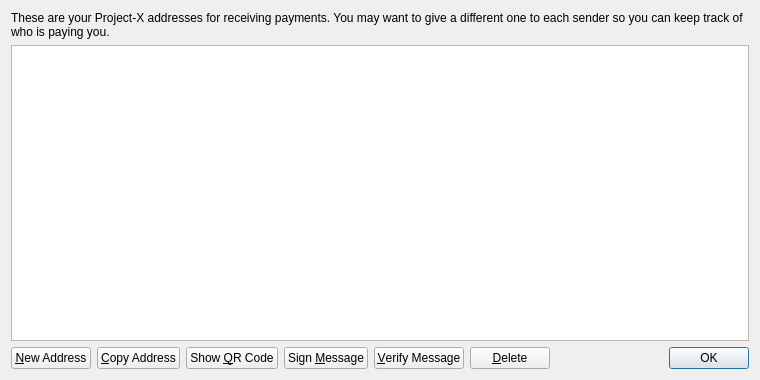
<?xml version="1.0" encoding="UTF-8"?>
<ui version="4.0">
 <class>AddressBookPage</class>
 <widget class="QWidget" name="AddressBookPage">
  <property name="geometry">
   <rect>
    <x>0</x>
    <y>0</y>
    <width>760</width>
    <height>380</height>
   </rect>
  </property>
  <property name="windowTitle">
   <string>Address Book</string>
  </property>
  <layout class="QVBoxLayout" name="verticalLayout">
   <item>
    <widget class="QLabel" name="labelExplanation">
     <property name="text">
      <string>These are your Project-X addresses for receiving payments. You may want to give a different one to each sender so you can keep track of who is paying you.</string>
     </property>
     <property name="textFormat">
      <enum>Qt::PlainText</enum>
     </property>
     <property name="wordWrap">
      <bool>true</bool>
     </property>
    </widget>
   </item>
   <item>
    <widget class="QTableView" name="tableView">
     <property name="contextMenuPolicy">
      <enum>Qt::CustomContextMenu</enum>
     </property>
     <property name="toolTip">
      <string>Double-click to edit address or label</string>
     </property>
     <property name="tabKeyNavigation">
      <bool>false</bool>
     </property>
     <property name="alternatingRowColors">
      <bool>true</bool>
     </property>
     <property name="selectionMode">
      <enum>QAbstractItemView::SingleSelection</enum>
     </property>
     <property name="selectionBehavior">
      <enum>QAbstractItemView::SelectRows</enum>
     </property>
     <property name="sortingEnabled">
      <bool>true</bool>
     </property>
     <attribute name="verticalHeaderVisible">
      <bool>false</bool>
     </attribute>
    </widget>
   </item>
   <item>
    <layout class="QHBoxLayout" name="horizontalLayout">
     <item>
      <widget class="QPushButton" name="newAddressButton">
       <property name="toolTip">
        <string>Create a new address</string>
       </property>
       <property name="text">
        <string>&amp;New Address</string>
       </property>
       <property name="icon">
        <iconset resource="../bitcoin.qrc">
         <normaloff>:/icons/add</normaloff>:/icons/add</iconset>
       </property>
      </widget>
     </item>
     <item>
      <widget class="QPushButton" name="copyToClipboard">
       <property name="toolTip">
        <string>Copy the currently selected address to the system clipboard</string>
       </property>
       <property name="text">
        <string>&amp;Copy Address</string>
       </property>
       <property name="icon">
        <iconset resource="../bitcoin.qrc">
         <normaloff>:/icons/editcopy</normaloff>:/icons/editcopy</iconset>
       </property>
      </widget>
     </item>
     <item>
      <widget class="QPushButton" name="showQRCode">
       <property name="text">
        <string>Show &amp;QR Code</string>
       </property>
       <property name="icon">
        <iconset resource="../bitcoin.qrc">
         <normaloff>:/icons/qrcode</normaloff>:/icons/qrcode</iconset>
       </property>
      </widget>
     </item>
     <item>
      <widget class="QPushButton" name="signMessage">
       <property name="toolTip">
        <string>Sign a message to prove you own a Project-X address</string>
       </property>
       <property name="text">
        <string>Sign &amp;Message</string>
       </property>
       <property name="icon">
        <iconset resource="../bitcoin.qrc">
         <normaloff>:/icons/edit</normaloff>:/icons/edit</iconset>
       </property>
      </widget>
     </item>
     <item>
      <widget class="QPushButton" name="verifyMessage">
       <property name="toolTip">
        <string>Verify a message to ensure it was signed with a specified Project-X address</string>
       </property>
       <property name="text">
        <string>&amp;Verify Message</string>
       </property>
       <property name="icon">
        <iconset resource="../bitcoin.qrc">
         <normaloff>:/icons/transaction_0</normaloff>:/icons/transaction_0</iconset>
       </property>
      </widget>
     </item>
     <item>
      <widget class="QPushButton" name="deleteButton">
       <property name="toolTip">
        <string>Delete the currently selected address from the list</string>
       </property>
       <property name="text">
        <string>&amp;Delete</string>
       </property>
       <property name="icon">
        <iconset resource="../bitcoin.qrc">
         <normaloff>:/icons/remove</normaloff>:/icons/remove</iconset>
       </property>
      </widget>
     </item>
     <item>
      <spacer name="horizontalSpacer">
       <property name="orientation">
        <enum>Qt::Horizontal</enum>
       </property>
       <property name="sizeHint" stdset="0">
        <size>
         <width>40</width>
         <height>20</height>
        </size>
       </property>
      </spacer>
     </item>
     <item>
      <widget class="QDialogButtonBox" name="buttonBox">
       <property name="sizePolicy">
        <sizepolicy hsizetype="Maximum" vsizetype="Fixed">
         <horstretch>0</horstretch>
         <verstretch>0</verstretch>
        </sizepolicy>
       </property>
       <property name="standardButtons">
        <set>QDialogButtonBox::Ok</set>
       </property>
      </widget>
     </item>
    </layout>
   </item>
  </layout>
 </widget>
 <resources>
  <include location="../bitcoin.qrc"/>
 </resources>
 <connections/>
</ui>
